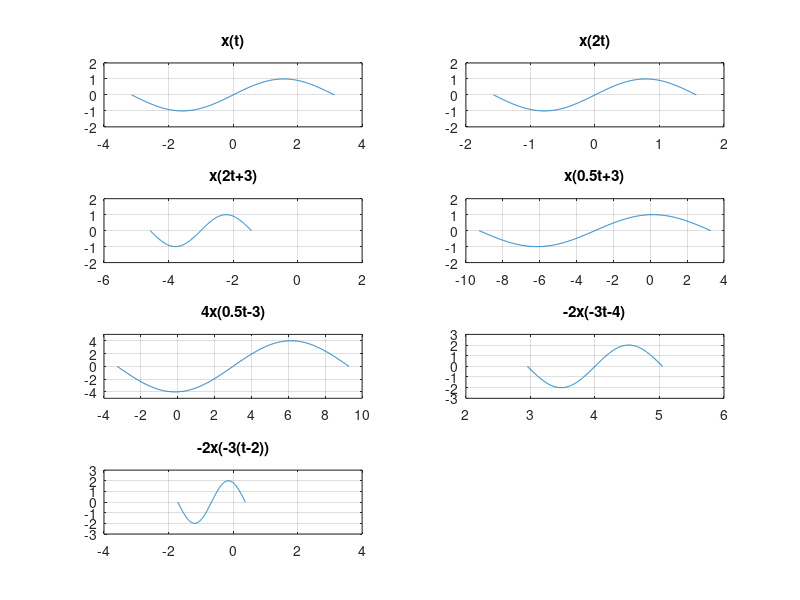

MATLAB code for this plot:
clear all;
close all;
clc;
x = -pi:0.01:pi;

subplot (4,2,1);
plot(x,sin(x)); %x(t)=Sinx
title('x(t)');
ylim ([-2 2]);
xlim ([-4 4]);
grid on;

subplot (4,2,2);
plot(x.*0.5,sin(x));
title('x(2t)'); %x(2t)
xlim ([-2 2]);
ylim ([-2 2]);
grid on;

subplot (4,2,3);
plot((x.*0.5)-3,sin(x));
title('x(2t+3)'); %x(2t+3)
xlim ([-6 2]);
ylim ([-2 2]);
grid on;

subplot (4,2,4);
plot((x.*2)-3,sin(x));
title('x(0.5t+3)'); %x(0.5t+3)
xlim ([-10 4]);
ylim ([-2 2]);
grid on;

subplot (4,2,5);
plot((x.*2)+3,4.*sin(x));
title('4x(0.5t-3)'); %4x(0.5t-3)
xlim ([-4 10]);
ylim ([-5 5]);
grid on;

subplot (4,2,6);
plot((-0.33334.*x)+4,-2.*sin(x));
title('-2x(-3t-4)'); %-2x(-3t-4)
xlim ([2 6]);
ylim ([-3 3]);
grid on;

subplot (4,2,7);
plot(-0.33334.*(x+2),-2.*sin(x));
title('-2x(-3(t-2))'); %-2x(-3(t-2))=-2x(-3t+6)
xlim ([-4 4]);
ylim ([-3 3]);
grid on;